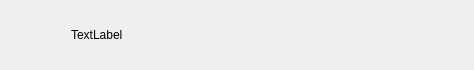
<?xml version="1.0" encoding="UTF-8"?>
<ui version="4.0">
 <class>ConUserItem</class>
 <widget class="QWidget" name="ConUserItem">
  <property name="geometry">
   <rect>
    <x>0</x>
    <y>0</y>
    <width>474</width>
    <height>70</height>
   </rect>
  </property>
  <property name="minimumSize">
   <size>
    <width>0</width>
    <height>70</height>
   </size>
  </property>
  <property name="maximumSize">
   <size>
    <width>16777215</width>
    <height>70</height>
   </size>
  </property>
  <property name="windowTitle">
   <string>Form</string>
  </property>
  <layout class="QHBoxLayout" name="horizontalLayout">
   <property name="spacing">
    <number>5</number>
   </property>
   <property name="leftMargin">
    <number>6</number>
   </property>
   <property name="topMargin">
    <number>2</number>
   </property>
   <property name="rightMargin">
    <number>6</number>
   </property>
   <property name="bottomMargin">
    <number>2</number>
   </property>
   <item>
    <widget class="QWidget" name="widget" native="true">
     <property name="minimumSize">
      <size>
       <width>60</width>
       <height>60</height>
      </size>
     </property>
     <property name="maximumSize">
      <size>
       <width>60</width>
       <height>60</height>
      </size>
     </property>
     <widget class="QLabel" name="icon_lb">
      <property name="geometry">
       <rect>
        <x>0</x>
        <y>10</y>
        <width>45</width>
        <height>45</height>
       </rect>
      </property>
      <property name="minimumSize">
       <size>
        <width>45</width>
        <height>45</height>
       </size>
      </property>
      <property name="maximumSize">
       <size>
        <width>45</width>
        <height>45</height>
       </size>
      </property>
      <property name="text">
       <string/>
      </property>
     </widget>
     <widget class="QLabel" name="red_point_lb">
      <property name="geometry">
       <rect>
        <x>27</x>
        <y>2</y>
        <width>30</width>
        <height>30</height>
       </rect>
      </property>
      <property name="minimumSize">
       <size>
        <width>30</width>
        <height>30</height>
       </size>
      </property>
      <property name="maximumSize">
       <size>
        <width>30</width>
        <height>30</height>
       </size>
      </property>
      <property name="text">
       <string/>
      </property>
     </widget>
    </widget>
   </item>
   <item>
    <widget class="QLabel" name="user_name_lb">
     <property name="text">
      <string>TextLabel</string>
     </property>
    </widget>
   </item>
  </layout>
 </widget>
 <resources/>
 <connections/>
</ui>
